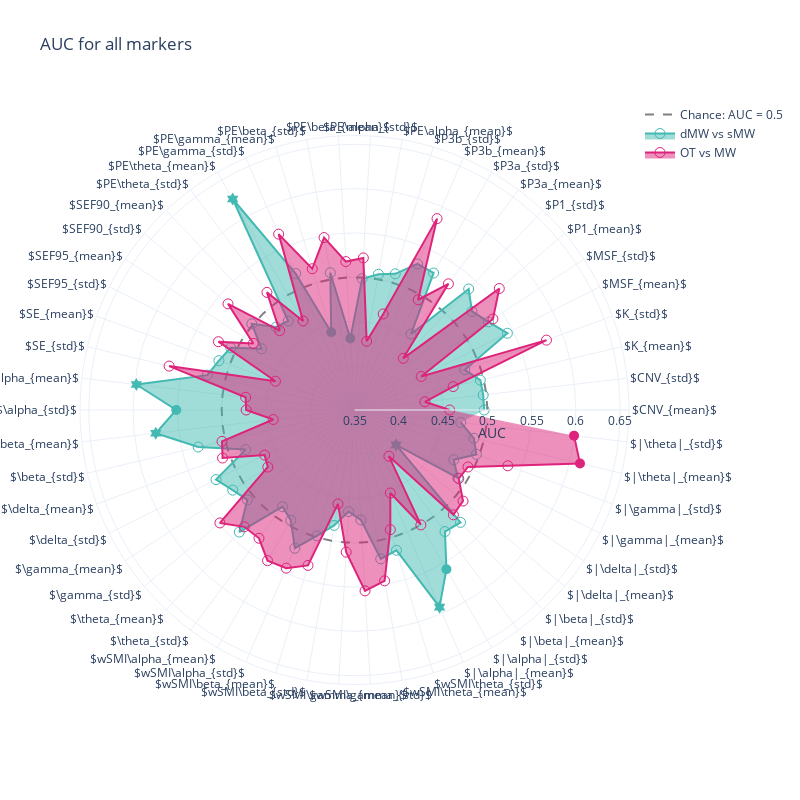

Source (notebook cell):
### Markdown cell above
# All markerspolar plots

### Code cell
mw =aucs_mw
mind =aucs_mind

fig = go.Figure()

fig.add_trace(go.Scatterpolar(
    r=np.ones(len(mind['markers'])) * 0.5,
    theta=mind['markers'],
    name = 'Chance: AUC = 0.5',
    mode = 'lines',
    line = {'color':'grey', 'width': 2, 'dash': 'dash' },
))


fig.add_trace(go.Scatterpolar(
    r=mw.AUC,
    theta=mw['markers'],
    fill='toself',
    name='dMW vs sMW',
    mode = 'lines+markers',
    marker = {'color':lblue, 'size': 10},
    marker_symbol= mw.symbol.to_list()
))

fig.add_trace(go.Scatterpolar(
    r=mind.AUC,
    theta=mind['markers'],
    fill='toself',
    name='OT vs MW',
    mode = 'lines+markers',
    marker = {'color':pink, 'size': 10},
    marker_symbol= mind.symbol.to_list()
))



fig.update_layout(
    title="AUC for all markers",
#     legend_title="Classification",
    width=800,
    height=800,
    template = 'plotly_white',
    
  polar=dict(
    radialaxis=dict(
    title = 'AUC',
      visible=True,
        range = [0.35,0.66]
    ),
  ),
    
  showlegend=True
)

fig.show()
pio.write_json(fig, 'Figs/radar_auc_all.plotly')

### Figure 1 — Plotly figure (JSON) as saved in the notebook; plotly's stock layout.template omitted (floating-point values rounded to 4 significant figures)
{"data": [{"line": {"color": "grey", "dash": "dash", "width": 2}, "mode": "lines", "name": "Chance: AUC = 0.5", "r": [0.5, 0.5, 0.5, 0.5, 0.5, 0.5, 0.5, 0.5, 0.5, 0.5, 0.5, 0.5, 0.5, 0.5, 0.5, 0.5, 0.5, 0.5, 0.5, 0.5, 0.5, 0.5, 0.5, 0.5, 0.5, 0.5, 0.5, 0.5, 0.5, 0.5, 0.5, 0.5, 0.5, 0.5, 0.5, 0.5, 0.5, 0.5, 0.5, 0.5, 0.5, 0.5, 0.5, 0.5, 0.5, 0.5, 0.5, 0.5, 0.5, 0.5, 0.5, 0.5, 0.5, 0.5], "theta": ["$CNV_{mean}$", "$CNV_{std}$", "$K_{mean}$", "$K_{std}$", "$MSF_{mean}$", "$MSF_{std}$", "$P1_{mean}$", "$P1_{std}$", "$P3a_{mean}$", "$P3a_{std}$", "$P3b_{mean}$", "$P3b_{std}$", "$PE\\alpha_{mean}$", "$PE\\alpha_{std}$", "$PE\\beta_{mean}$", "$PE\\beta_{std}$", "$PE\\gamma_{mean}$", "$PE\\gamma_{std}$", "$PE\\theta_{mean}$", "$PE\\theta_{std}$", "$SEF90_{mean}$", "$SEF90_{std}$", "$SEF95_{mean}$", "$SEF95_{std}$", "$SE_{mean}$", "$SE_{std}$", "$\\alpha_{mean}$", "$\\alpha_{std}$", "$\\beta_{mean}$", "$\\beta_{std}$", "$\\delta_{mean}$", "$\\delta_{std}$", "$\\gamma_{mean}$", "$\\gamma_{std}$", "$\\theta_{mean}$", "$\\theta_{std}$", "$wSMI\\alpha_{mean}$", "$wSMI\\alpha_{std}$", "$wSMI\\beta_{mean}$", "$wSMI\\beta_{std}$", "$wSMI\\gamma_{mean}$", "$wSMI\\gamma_{std}$", "$wSMI\\theta_{mean}$", "$wSMI\\theta_{std}$", "$|\\alpha|_{mean}$", "$|\\alpha|_{std}$", "$|\\beta|_{mean}$", "$|\\beta|_{std}$", "$|\\delta|_{mean}$", "$|\\delta|_{std}$", "$|\\gamma|_{mean}$", "$|\\gamma|_{std}$", "$|\\theta|_{mean}$", "$|\\theta|_{std}$"], "type": "scatterpolar"}, {"fill": "toself", "marker": {"color": "#42B9B2", "size": 10, "symbol": ["circle-open", "circle-open", "circle-open", "circle-open", "circle-open", "circle-open", "circle-open", "circle-open", "circle-open", "circle-open", "circle-open", "circle-open", "circle-open", "circle-open", "circle", "circle-open", "circle", "circle-open", "hexagram", "circle-open", "circle-open", "circle-open", "circle-open", "circle-open", "circle-open", "circle-open", "hexagram", "circle", "hexagram", "circle-open", "circle-open", "circle-open", "circle-open", "circle-open", "circle-open", "circle-open", "circle-open", "circle-open", "circle-open", "circle-open", "circle-open", "circle-open", "circle-open", "circle-open", "hexagram", "circle", "circle-open", "circle-open", "hexagram", "circle-open", "circle-open", "circle-open", "circle-open", "circle-open"]}, "mode": "lines+markers", "name": "dMW vs sMW", "r": [0.4965, 0.4963, 0.496, 0.4826, 0.5432, 0.531, 0.5232, 0.5379, 0.457, 0.5287, 0.5296, 0.5105, 0.5057, 0.4986, 0.431, 0.5074, 0.4417, 0.5178, 0.6251, 0.4753, 0.4789, 0.5014, 0.4758, 0.5065, 0.513, 0.5208, 0.598, 0.5513, 0.5759, 0.5314, 0.4808, 0.525, 0.5146, 0.508, 0.5396, 0.4862, 0.4939, 0.52, 0.4983, 0.4823, 0.4649, 0.4743, 0.5207, 0.5154, 0.5925, 0.5576, 0.5211, 0.5245, 0.4113, 0.4897, 0.4755, 0.4965, 0.4886, 0.4708], "theta": ["$CNV_{mean}$", "$CNV_{std}$", "$K_{mean}$", "$K_{std}$", "$MSF_{mean}$", "$MSF_{std}$", "$P1_{mean}$", "$P1_{std}$", "$P3a_{mean}$", "$P3a_{std}$", "$P3b_{mean}$", "$P3b_{std}$", "$PE\\alpha_{mean}$", "$PE\\alpha_{std}$", "$PE\\beta_{mean}$", "$PE\\beta_{std}$", "$PE\\gamma_{mean}$", "$PE\\gamma_{std}$", "$PE\\theta_{mean}$", "$PE\\theta_{std}$", "$SEF90_{mean}$", "$SEF90_{std}$", "$SEF95_{mean}$", "$SEF95_{std}$", "$SE_{mean}$", "$SE_{std}$", "$\\alpha_{mean}$", "$\\alpha_{std}$", "$\\beta_{mean}$", "$\\beta_{std}$", "$\\delta_{mean}$", "$\\delta_{std}$", "$\\gamma_{mean}$", "$\\gamma_{std}$", "$\\theta_{mean}$", "$\\theta_{std}$", "$wSMI\\alpha_{mean}$", "$wSMI\\alpha_{std}$", "$wSMI\\beta_{mean}$", "$wSMI\\beta_{std}$", "$wSMI\\gamma_{mean}$", "$wSMI\\gamma_{std}$", "$wSMI\\theta_{mean}$", "$wSMI\\theta_{std}$", "$|\\alpha|_{mean}$", "$|\\alpha|_{std}$", "$|\\beta|_{mean}$", "$|\\beta|_{std}$", "$|\\delta|_{mean}$", "$|\\delta|_{std}$", "$|\\gamma|_{mean}$", "$|\\gamma|_{std}$", "$|\\theta|_{mean}$", "$|\\theta|_{std}$"], "type": "scatterpolar"}, {"fill": "toself", "marker": {"color": "#DE237B", "size": 10, "symbol": ["circle-open", "circle-open", "circle-open", "circle-open", "circle-open", "circle-open", "circle-open", "circle-open", "circle-open", "circle-open", "circle-open", "circle-open", "circle-open", "circle-open", "circle-open", "circle-open", "circle-open", "circle-open", "circle-open", "circle-open", "circle-open", "circle-open", "circle-open", "circle-open", "circle-open", "circle-open", "circle-open", "circle-open", "circle-open", "circle-open", "circle-open", "circle-open", "circle-open", "circle-open", "circle-open", "circle-open", "circle-open", "circle-open", "circle-open", "circle-open", "circle-open", "circle-open", "circle-open", "circle-open", "circle-open", "circle-open", "circle-open", "circle-open", "circle-open", "circle-open", "circle-open", "circle-open", "circle", "circle"]}, "mode": "lines+markers", "name": "OT vs MW", "r": [0.4574, 0.4301, 0.4645, 0.5807, 0.4344, 0.5371, 0.5634, 0.4302, 0.5276, 0.4938, 0.5854, 0.4632, 0.4289, 0.5221, 0.5179, 0.5477, 0.5165, 0.5663, 0.4661, 0.5156, 0.4731, 0.5365, 0.4868, 0.5219, 0.445, 0.5651, 0.4738, 0.4724, 0.4424, 0.5038, 0.5086, 0.4635, 0.4672, 0.5484, 0.5314, 0.5306, 0.5464, 0.5445, 0.5332, 0.4577, 0.5108, 0.5546, 0.5459, 0.491, 0.4521, 0.4999, 0.415, 0.5127, 0.51, 0.4909, 0.4934, 0.5343, 0.6117, 0.5996], "theta": ["$CNV_{mean}$", "$CNV_{std}$", "$K_{mean}$", "$K_{std}$", "$MSF_{mean}$", "$MSF_{std}$", "$P1_{mean}$", "$P1_{std}$", "$P3a_{mean}$", "$P3a_{std}$", "$P3b_{mean}$", "$P3b_{std}$", "$PE\\alpha_{mean}$", "$PE\\alpha_{std}$", "$PE\\beta_{mean}$", "$PE\\beta_{std}$", "$PE\\gamma_{mean}$", "$PE\\gamma_{std}$", "$PE\\theta_{mean}$", "$PE\\theta_{std}$", "$SEF90_{mean}$", "$SEF90_{std}$", "$SEF95_{mean}$", "$SEF95_{std}$", "$SE_{mean}$", "$SE_{std}$", "$\\alpha_{mean}$", "$\\alpha_{std}$", "$\\beta_{mean}$", "$\\beta_{std}$", "$\\delta_{mean}$", "$\\delta_{std}$", "$\\gamma_{mean}$", "$\\gamma_{std}$", "$\\theta_{mean}$", "$\\theta_{std}$", "$wSMI\\alpha_{mean}$", "$wSMI\\alpha_{std}$", "$wSMI\\beta_{mean}$", "$wSMI\\beta_{std}$", "$wSMI\\gamma_{mean}$", "$wSMI\\gamma_{std}$", "$wSMI\\theta_{mean}$", "$wSMI\\theta_{std}$", "$|\\alpha|_{mean}$", "$|\\alpha|_{std}$", "$|\\beta|_{mean}$", "$|\\beta|_{std}$", "$|\\delta|_{mean}$", "$|\\delta|_{std}$", "$|\\gamma|_{mean}$", "$|\\gamma|_{std}$", "$|\\theta|_{mean}$", "$|\\theta|_{std}$"], "type": "scatterpolar"}], "layout": {"height": 800, "polar": {"angularaxis": {"type": "category"}, "radialaxis": {"autorange": false, "range": [0.35, 0.66], "title": {"text": "AUC"}, "type": "linear", "visible": true}}, "showlegend": true, "title": {"text": "AUC for all markers"}, "width": 800}}
